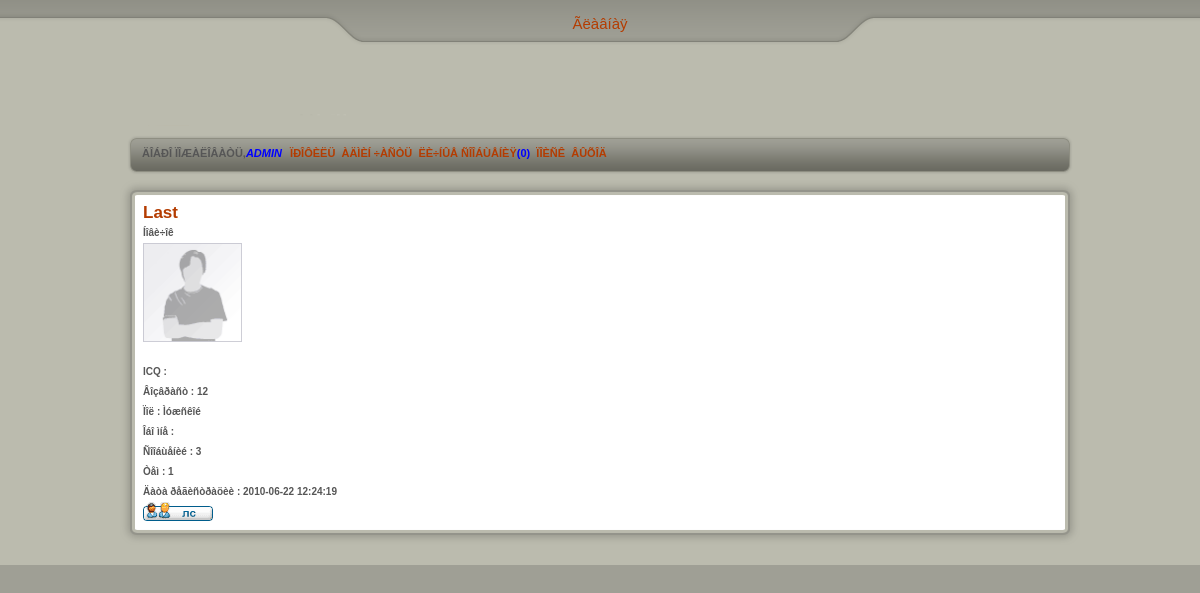
Screenshot of /viewprofile.php?user=16 (signed in) with the database file from the repository.
### tables this page shows
CREATE TABLE IF NOT EXISTS `users` (
  `id_user` int(10) NOT NULL AUTO_INCREMENT,
  `login` char(20) NOT NULL,
  `password` char(25) NOT NULL,
  `admin` smallint(1) NOT NULL,
  `sex` char(10) NOT NULL,
  `age` smallint(2) NOT NULL,
  `avatar` text NOT NULL,
  `email` char(25) NOT NULL,
  `icq` varchar(10) NOT NULL,
  `themes` int(5) NOT NULL,
  `texts` int(7) NOT NULL,
  `status` char(20) NOT NULL,
  `podpis` char(200) NOT NULL,
  `date` datetime NOT NULL,
  `last_enter` datetime NOT NULL,
  `ban` smallint(1) NOT NULL DEFAULT '0',
  `online` smallint(1) NOT NULL DEFAULT '0',
  `reputation` mediumint(5) NOT NULL,
  PRIMARY KEY (`id_user`)
);

### viewprofile.php (the view, shortened to what this page needs)
<?php
include "header.php";
include "menu.php";
if ($_SESSION['enter'] == 1 && isset($_GET['user']))
{
$show_profile = mysql_query("SELECT * from users where id_user = ".$_GET['user']."");
$show_profile_a = mysql_fetch_array($show_profile);
echo "<table><tr><td class='noborder'><a href=''>".$show_profile_a['login']."</a><br><span class='icq'>".$show_profile_a['status']."</span><br><img height=99 width=99 src='images/".$show_profile_a['avatar']."'><br><br><span class='icq'>ICQ&nbsp;:&nbsp;".$show_profile_a['icq']."<br>Âîçâðàñò&nbsp;:&nbsp;".$show_profile_a['age']."<br>Ïîë&nbsp;:&nbsp;".$show_profile_a['sex']."<br>Îáî ìíå&nbsp;:&nbsp;".$show_profile_a['podpis']."<br>Ñîîáùåíèé&nbsp;:&nbsp;".$show_profile_a['texts']."<br>Òåì&nbsp;:&nbsp;".$show_profile_a['themes']."<br>Äàòà ðåãèñòðàöèè&nbsp;:&nbsp;".$show_profile_a['date']."</span><br><a href='send_private_message.php?id_user=".$show_profile_a['id_user']."&idd=1'><img src='images/icon_pm.gif'></a></td></table>";
}
else if ($_SESSION['enter'] == 0) echo "<p class='error'>Âû íå çàðåãåñòðèðîâàíû</p>";
?>

### css/style.css (style rules this page uses)
a:link, a:visited { color: #b43c01; text-decoration: none; }
body, th { line-height: 150%; font-family: tahoma, sans-serif; color: #565656; font-size: 12px; }
body { background: #9f9f95; padding: 0; margin: 0; }
a img { border: 0; }
table { empty-cells: show; #border: ; #border-style: solid; # border-collapse: collapse; }
tr { line-height: 150%; font-family: tahoma, sans-serif; color: #565656; font-size: 12px; }
td { text-align: center; font-size: 15px; line-height: 20px; text-align: left; font-family: tahoma, sans-serif; border-bottom: outset; border-bottom-color: silver; border-bottom-width: 1px ; #border-right: solid; font-size: medium; font-weight: bold; }
.noborder { border-bottom-width: 0px; border-top-width: 0px; border-right-width: 0px; border-left-width: 0px; border-width: 0px; font-size: 17px; }
.icq { color:#565656; font-size: 10px; }

### rows the page displays
users: login "Last", status "Íîâè÷îê", avatar (placeholder picture), age "12", sex "Ìóæñêîé", texts "3", themes "1", date "2010-06-22 12:24:19"

### other values shown
$_SESSION['username'] "ADMIN"
$selected_user_private_mess_a['count(text)'] "0"
